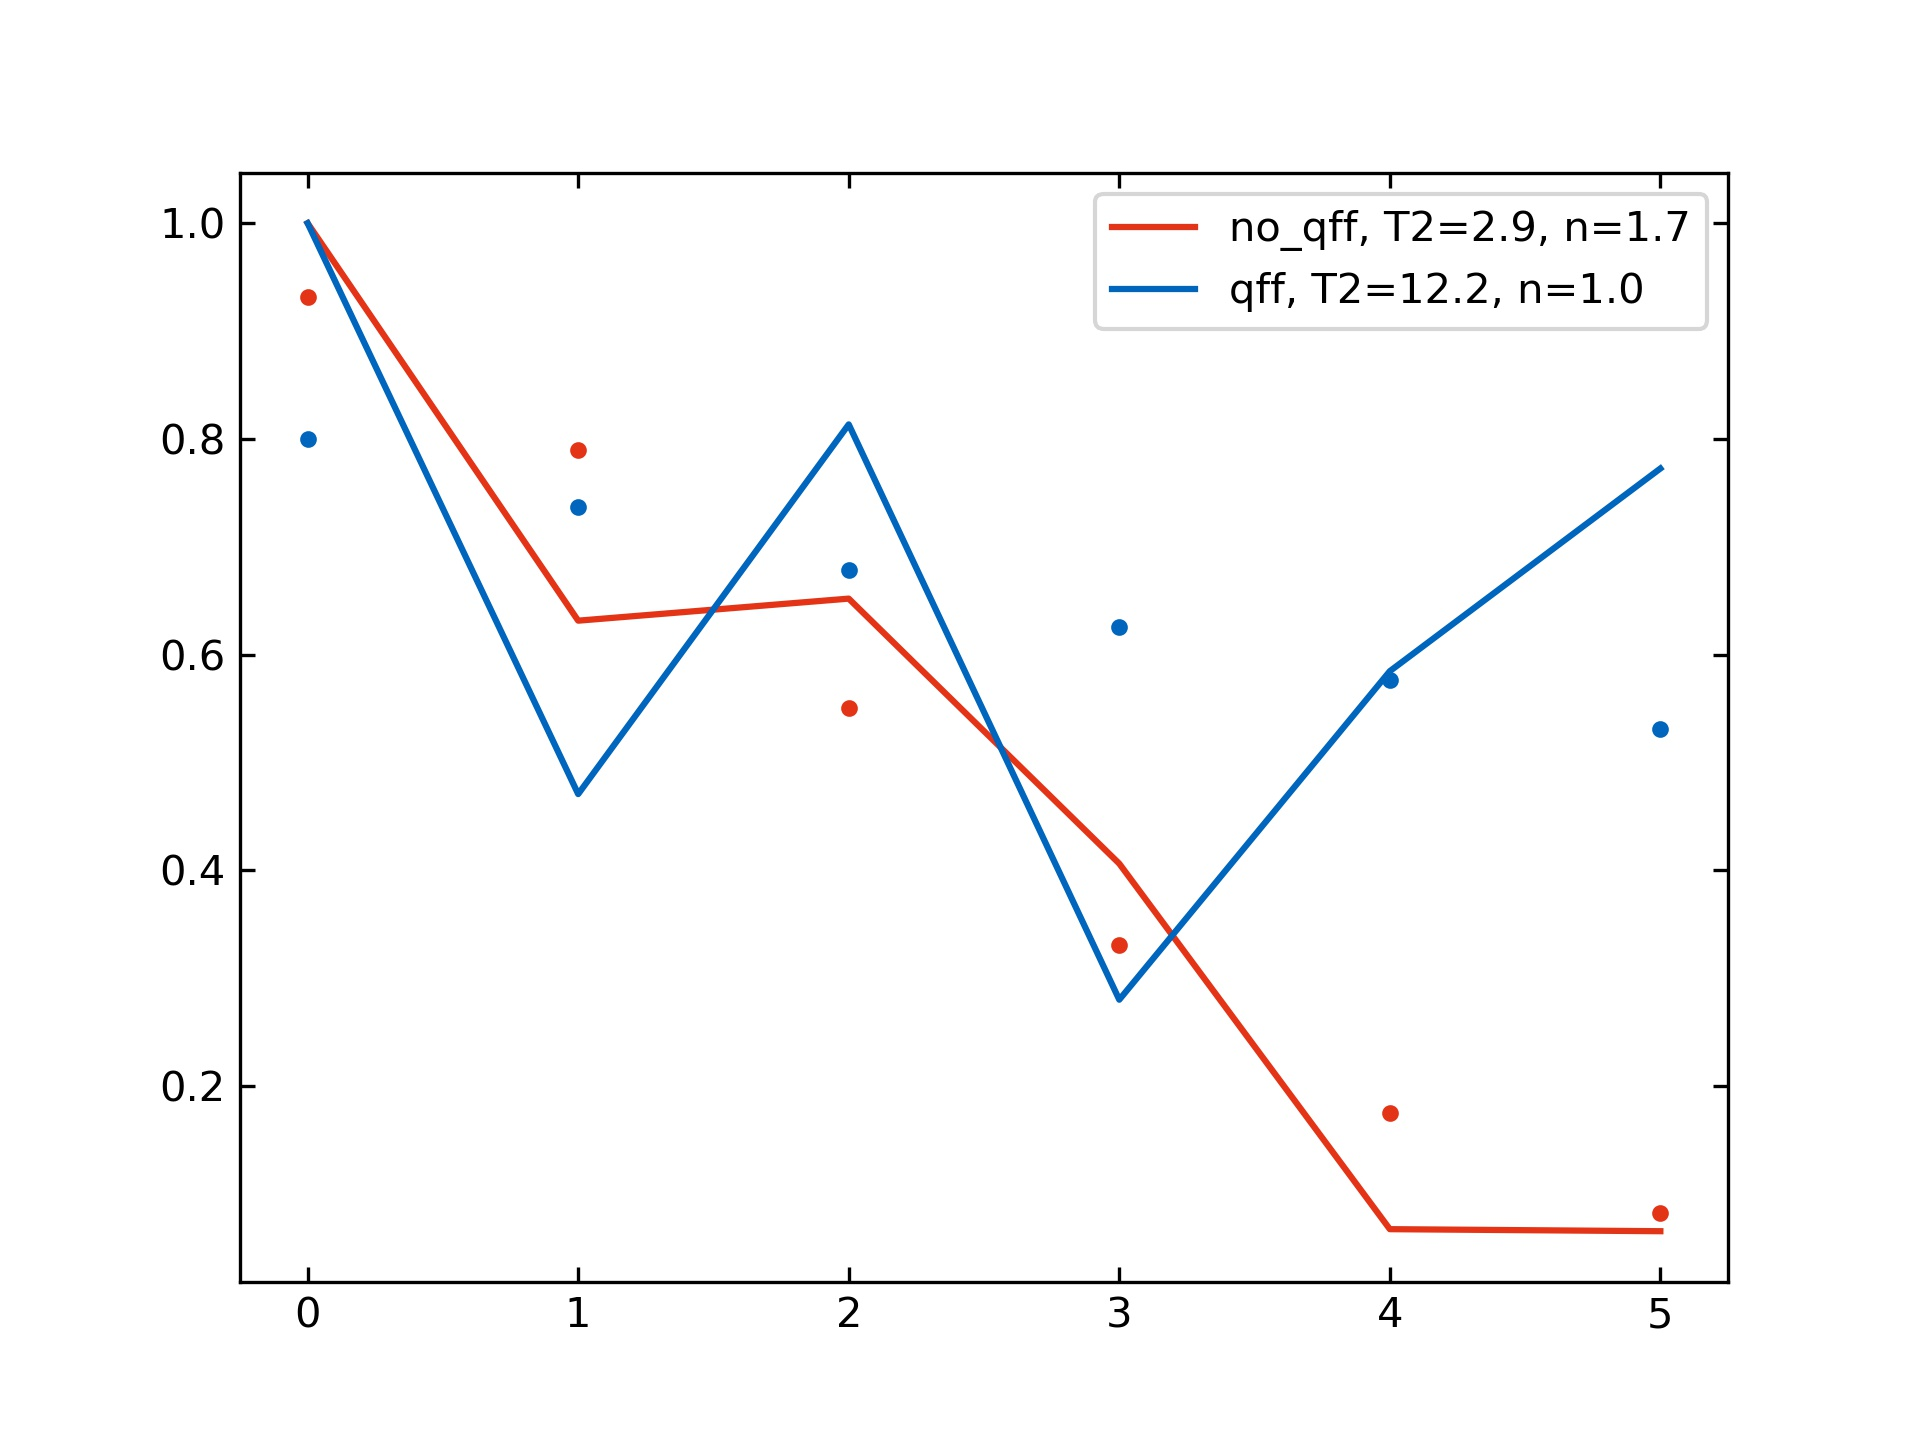

Reproduce this figure in Python.
import matplotlib.pyplot as plt
import numpy as np
from scipy.optimize import curve_fit

from utility.tum_jet import tum_color


def stretched(t, T2, n, A, cons):
    return A * np.exp(-np.power(t / T2, n)) + cons


def main():
    qff = np.loadtxt('sin_decays_qff.txt')
    tau = np.loadtxt('sin_decays_taus.txt')

    # tau_min = 50
    # tau_max = 25000

    qff = qff / qff[0]
    tau = tau / tau[0]

    xs = list(range(len(qff)))
    popt_qff, _ = curve_fit(stretched, xdata=xs, ydata=qff, p0=[1, 1.5, 1, 0],
                            bounds=[[0, 1., 0.8, 0], [15, 2., 1.2, 0.2]])
    popt_tau, _ = curve_fit(stretched, xdata=xs, ydata=tau, p0=[1, 1.5, 1, 0],
                            bounds=[[0, 1., 0.8, 0], [15, 2., 1.2, 0.2]])

    plt.close('all')
    plt.plot(tau, label='no_qff, T2={:.1f}, n={:.1f}'.format(*popt_tau), color=tum_color(5))
    plt.plot(stretched(xs, *popt_tau), '.', color=tum_color(5))
    plt.plot(qff, label='qff, T2={:.1f}, n={:.1f}'.format(*popt_qff), color=tum_color(0))
    plt.plot(stretched(xs, *popt_qff), '.', color=tum_color(0))
    plt.legend()
    plt.savefig('sin_decays_comparison.jpg', dpi=300)


if __name__ == '__main__':
    main()
